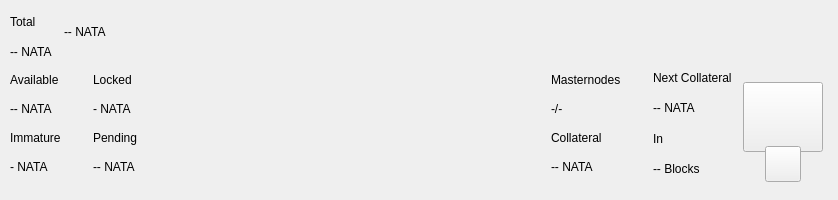
<?xml version="1.0" encoding="UTF-8"?>
<ui version="4.0">
 <class>TopBar</class>
 <widget class="QWidget" name="TopBar">
  <property name="geometry">
   <rect>
    <x>0</x>
    <y>0</y>
    <width>838</width>
    <height>200</height>
   </rect>
  </property>
  <property name="minimumSize">
   <size>
    <width>0</width>
    <height>200</height>
   </size>
  </property>
  <property name="maximumSize">
   <size>
    <width>16777215</width>
    <height>200</height>
   </size>
  </property>
  <property name="windowTitle">
   <string>Form</string>
  </property>
  <layout class="QVBoxLayout" name="verticalLayout_10" stretch="0">
   <property name="spacing">
    <number>0</number>
   </property>
   <property name="leftMargin">
    <number>0</number>
   </property>
   <property name="topMargin">
    <number>0</number>
   </property>
   <property name="rightMargin">
    <number>0</number>
   </property>
   <property name="bottomMargin">
    <number>0</number>
   </property>
   <item>
    <widget class="PFBorderImage" name="containerTop">
     <layout class="QVBoxLayout" name="verticalLayout_11">
      <property name="spacing">
       <number>0</number>
      </property>
      <property name="leftMargin">
       <number>0</number>
      </property>
      <property name="topMargin">
       <number>0</number>
      </property>
      <property name="rightMargin">
       <number>0</number>
      </property>
      <property name="bottomMargin">
       <number>0</number>
      </property>
      <item>
       <widget class="QWidget" name="top_container_2" native="true">
        <property name="minimumSize">
         <size>
          <width>0</width>
          <height>65</height>
         </size>
        </property>
        <layout class="QHBoxLayout" name="top_container">
         <property name="spacing">
          <number>0</number>
         </property>
         <property name="leftMargin">
          <number>10</number>
         </property>
         <property name="topMargin">
          <number>0</number>
         </property>
         <property name="rightMargin">
          <number>10</number>
         </property>
         <property name="bottomMargin">
          <number>0</number>
         </property>
         <item>
          <layout class="QHBoxLayout" name="horizontalLayout_4">
           <property name="spacing">
            <number>12</number>
           </property>
           <property name="rightMargin">
            <number>0</number>
           </property>
           <item>
            <widget class="QWidget" name="widgetAmount" native="true">
             <layout class="QVBoxLayout" name="verticalLayout_2">
              <property name="spacing">
               <number>2</number>
              </property>
              <property name="leftMargin">
               <number>0</number>
              </property>
              <property name="topMargin">
               <number>8</number>
              </property>
              <property name="rightMargin">
               <number>0</number>
              </property>
              <property name="bottomMargin">
               <number>0</number>
              </property>
              <item>
               <widget class="QLabel" name="labelTitle1">
                <property name="text">
                 <string>Total</string>
                </property>
               </widget>
              </item>
              <item>
               <widget class="QLabel" name="labelAmountPiv">
                <property name="text">
                 <string notr="true">-- NATA</string>
                </property>
               </widget>
              </item>
             </layout>
            </widget>
           </item>
           <item alignment="Qt::AlignVCenter">
            <widget class="QWidget" name="widgetTopAmount" native="true">
             <property name="sizePolicy">
              <sizepolicy hsizetype="Preferred" vsizetype="Maximum">
               <horstretch>0</horstretch>
               <verstretch>0</verstretch>
              </sizepolicy>
             </property>
             <layout class="QHBoxLayout" name="horizontalLayout_5">
              <property name="spacing">
               <number>0</number>
              </property>
              <property name="leftMargin">
               <number>0</number>
              </property>
              <property name="topMargin">
               <number>0</number>
              </property>
              <property name="rightMargin">
               <number>0</number>
              </property>
              <property name="bottomMargin">
               <number>0</number>
              </property>
              <item alignment="Qt::AlignTop">
               <widget class="QLabel" name="labelAmountTopPiv">
                <property name="minimumSize">
                 <size>
                  <width>0</width>
                  <height>36</height>
                 </size>
                </property>
                <property name="styleSheet">
                 <string notr="true">padding:0px;margin:0px;</string>
                </property>
                <property name="text">
                 <string notr="true">-- NATA</string>
                </property>
               </widget>
              </item>
             </layout>
            </widget>
           </item>
           <item>
            <spacer name="horizontalSpacer">
             <property name="orientation">
              <enum>Qt::Horizontal</enum>
             </property>
             <property name="sizeHint" stdset="0">
              <size>
               <width>40</width>
               <height>20</height>
              </size>
             </property>
            </spacer>
           </item>
           <item alignment="Qt::AlignRight">
            <widget class="QWidget" name="layoutSync" native="true">
             <property name="minimumSize">
              <size>
               <width>0</width>
               <height>36</height>
              </size>
             </property>
             <property name="maximumSize">
              <size>
               <width>16777215</width>
               <height>36</height>
              </size>
             </property>
             <layout class="QVBoxLayout" name="verticalLayout_9">
              <property name="leftMargin">
               <number>0</number>
              </property>
              <property name="topMargin">
               <number>0</number>
              </property>
              <property name="rightMargin">
               <number>0</number>
              </property>
              <property name="bottomMargin">
               <number>0</number>
              </property>
              <item>
               <widget class="ExpandableButton" name="pushButtonSync" native="true">
                <property name="minimumSize">
                 <size>
                  <width>36</width>
                  <height>36</height>
                 </size>
                </property>
                <property name="maximumSize">
                 <size>
                  <width>16777215</width>
                  <height>36</height>
                 </size>
                </property>
               </widget>
              </item>
             </layout>
            </widget>
           </item>
           <item>
            <widget class="ExpandableButton" name="pushButtonHDUpgrade" native="true">
             <property name="minimumSize">
              <size>
               <width>36</width>
               <height>36</height>
              </size>
             </property>
             <property name="maximumSize">
              <size>
               <width>16777215</width>
               <height>36</height>
              </size>
             </property>
            </widget>
           </item>
           <item>
            <widget class="ExpandableButton" name="pushButtonStack" native="true">
             <property name="minimumSize">
              <size>
               <width>36</width>
               <height>36</height>
              </size>
             </property>
             <property name="maximumSize">
              <size>
               <width>16777215</width>
               <height>36</height>
              </size>
             </property>
            </widget>
           </item>
           <item>
            <widget class="ExpandableButton" name="pushButtonConf" native="true">
             <property name="minimumSize">
              <size>
               <width>36</width>
               <height>36</height>
              </size>
             </property>
             <property name="maximumSize">
              <size>
               <width>16777215</width>
               <height>36</height>
              </size>
             </property>
            </widget>
           </item>
           <item>
            <widget class="ExpandableButton" name="pushButtonMasternodes" native="true">
             <property name="minimumSize">
              <size>
               <width>36</width>
               <height>36</height>
              </size>
             </property>
             <property name="maximumSize">
              <size>
               <width>16777215</width>
               <height>36</height>
              </size>
             </property>
            </widget>
           </item>
           <item>
            <widget class="ExpandableButton" name="pushButtonConsole" native="true">
             <property name="minimumSize">
              <size>
               <width>36</width>
               <height>36</height>
              </size>
             </property>
             <property name="maximumSize">
              <size>
               <width>16777215</width>
               <height>36</height>
              </size>
             </property>
            </widget>
           </item>
           <item>
            <widget class="ExpandableButton" name="pushButtonConnection" native="true">
             <property name="minimumSize">
              <size>
               <width>36</width>
               <height>36</height>
              </size>
             </property>
             <property name="maximumSize">
              <size>
               <width>16777215</width>
               <height>36</height>
              </size>
             </property>
            </widget>
           </item>
           <item>
            <widget class="ExpandableButton" name="pushButtonTor" native="true">
             <property name="minimumSize">
              <size>
               <width>36</width>
               <height>36</height>
              </size>
             </property>
             <property name="maximumSize">
              <size>
               <width>16777215</width>
               <height>36</height>
              </size>
             </property>
            </widget>
           </item>
           <item>
            <widget class="ExpandableButton" name="pushButtonLock" native="true">
             <property name="sizePolicy">
              <sizepolicy hsizetype="Expanding" vsizetype="Expanding">
               <horstretch>0</horstretch>
               <verstretch>0</verstretch>
              </sizepolicy>
             </property>
             <property name="minimumSize">
              <size>
               <width>36</width>
               <height>0</height>
              </size>
             </property>
             <property name="maximumSize">
              <size>
               <width>16777215</width>
               <height>36</height>
              </size>
             </property>
            </widget>
           </item>
           <item>
            <widget class="ExpandableButton" name="pushButtonTheme" native="true">
             <property name="minimumSize">
              <size>
               <width>36</width>
               <height>36</height>
              </size>
             </property>
             <property name="maximumSize">
              <size>
               <width>16777215</width>
               <height>36</height>
              </size>
             </property>
            </widget>
           </item>
          </layout>
         </item>
        </layout>
       </widget>
      </item>
      <item>
       <widget class="QWidget" name="bottom_container" native="true">
        <property name="minimumSize">
         <size>
          <width>0</width>
          <height>135</height>
         </size>
        </property>
        <layout class="QHBoxLayout" name="botton_container">
         <property name="leftMargin">
          <number>10</number>
         </property>
         <property name="topMargin">
          <number>0</number>
         </property>
         <property name="rightMargin">
          <number>10</number>
         </property>
         <property name="bottomMargin">
          <number>10</number>
         </property>
         <item>
          <layout class="QHBoxLayout" name="horizontalLayout_3">
           <property name="spacing">
            <number>0</number>
           </property>
           <property name="bottomMargin">
            <number>9</number>
           </property>
           <item>
            <layout class="QVBoxLayout" name="verticalLayout_7">
             <property name="spacing">
              <number>0</number>
             </property>
             <property name="leftMargin">
              <number>0</number>
             </property>
             <property name="rightMargin">
              <number>0</number>
             </property>
             <item>
              <layout class="QHBoxLayout" name="horizontalLayout_2">
               <property name="spacing">
                <number>0</number>
               </property>
               <item>
                <layout class="QVBoxLayout" name="verticalLayout_6">
                 <item>
                  <widget class="QLabel" name="labelTitle5">
                   <property name="text">
                    <string>Available</string>
                   </property>
                  </widget>
                 </item>
                 <item>
                  <widget class="QLabel" name="labelAvailablePiv">
                   <property name="text">
                    <string>-- NATA</string>
                   </property>
                  </widget>
                 </item>
                 <item>
                  <widget class="QLabel" name="labelTitle4">
                   <property name="text">
                    <string>Immature</string>
                   </property>
                  </widget>
                 </item>
                 <item>
                  <widget class="QLabel" name="labelImmaturePiv">
                   <property name="text">
                    <string notr="true">- NATA</string>
                   </property>
                  </widget>
                 </item>
                </layout>
               </item>
               <item>
                <layout class="QVBoxLayout" name="verticalLayout_8">
                 <property name="leftMargin">
                  <number>32</number>
                 </property>
                 <item>
                  <widget class="QLabel" name="labelTitle6">
                   <property name="text">
                    <string>Locked</string>
                   </property>
                  </widget>
                 </item>
                 <item>
                  <widget class="QLabel" name="labelLockedPiv">
                   <property name="text">
                    <string>- NATA</string>
                   </property>
                  </widget>
                 </item>
                 <item>
                  <widget class="QLabel" name="labelTitle3">
                   <property name="text">
                    <string>Pending</string>
                   </property>
                  </widget>
                 </item>
                 <item>
                  <widget class="QLabel" name="labelPendingPiv">
                   <property name="text">
                    <string notr="true">-- NATA</string>
                   </property>
                  </widget>
                 </item>
                </layout>
               </item>
              </layout>
             </item>
            </layout>
           </item>
          </layout>
         </item>
         <item>
          <spacer name="horizontalSpacer_2">
           <property name="orientation">
            <enum>Qt::Horizontal</enum>
           </property>
           <property name="sizeHint" stdset="0">
            <size>
             <width>40</width>
             <height>20</height>
            </size>
           </property>
          </spacer>
         </item>
         <item>
          <layout class="QHBoxLayout" name="horizontalLayout_6">
           <property name="spacing">
            <number>0</number>
           </property>
           <property name="rightMargin">
            <number>0</number>
           </property>
           <property name="bottomMargin">
            <number>9</number>
           </property>
           <item>
            <layout class="QVBoxLayout" name="verticalLayout_5">
             <item>
              <widget class="QLabel" name="labelMasternodesTitle">
               <property name="text">
                <string>Masternodes</string>
               </property>
              </widget>
             </item>
             <item>
              <widget class="QLabel" name="labelMasternodeCount">
               <property name="text">
                <string>-/-</string>
               </property>
              </widget>
             </item>
             <item>
              <widget class="QLabel" name="labelTitle8">
               <property name="text">
                <string>Collateral</string>
               </property>
              </widget>
             </item>
             <item>
              <widget class="QLabel" name="labelCollateralNata">
               <property name="text">
                <string notr="true">-- NATA</string>
               </property>
              </widget>
             </item>
            </layout>
           </item>
           <item>
            <widget class="QWidget" name="widgetNextCollateral" native="true">
             <layout class="QVBoxLayout" name="verticalLayout_12">
              <property name="leftMargin">
               <number>32</number>
              </property>
              <property name="topMargin">
               <number>0</number>
              </property>
              <property name="rightMargin">
               <number>0</number>
              </property>
              <property name="bottomMargin">
               <number>0</number>
              </property>
              <item>
               <widget class="QLabel" name="labelNextMasternodesTitle">
                <property name="text">
                 <string>Next Collateral</string>
                </property>
               </widget>
              </item>
              <item>
               <widget class="QLabel" name="labelNextCollateralValue">
                <property name="text">
                 <string>-- NATA</string>
                </property>
               </widget>
              </item>
              <item>
               <widget class="QLabel" name="labelTitle9">
                <property name="text">
                 <string>In</string>
                </property>
               </widget>
              </item>
              <item>
               <widget class="QLabel" name="labelNextCollateralBlocks">
                <property name="text">
                 <string notr="true">-- Blocks</string>
                </property>
               </widget>
              </item>
             </layout>
            </widget>
           </item>
          </layout>
         </item>
         <item>
          <widget class="QWidget" name="qrContainer" native="true">
           <property name="sizePolicy">
            <sizepolicy hsizetype="Preferred" vsizetype="Minimum">
             <horstretch>0</horstretch>
             <verstretch>0</verstretch>
            </sizepolicy>
           </property>
           <property name="minimumSize">
            <size>
             <width>90</width>
             <height>110</height>
            </size>
           </property>
           <property name="maximumSize">
            <size>
             <width>90</width>
             <height>110</height>
            </size>
           </property>
           <layout class="QVBoxLayout" name="containerQR">
            <property name="spacing">
             <number>0</number>
            </property>
            <property name="leftMargin">
             <number>5</number>
            </property>
            <property name="topMargin">
             <number>10</number>
            </property>
            <property name="rightMargin">
             <number>5</number>
            </property>
            <property name="bottomMargin">
             <number>0</number>
            </property>
            <item>
             <widget class="QPushButton" name="btnQr">
              <property name="minimumSize">
               <size>
                <width>70</width>
                <height>70</height>
               </size>
              </property>
              <property name="maximumSize">
               <size>
                <width>16777215</width>
                <height>70</height>
               </size>
              </property>
              <property name="focusPolicy">
               <enum>Qt::NoFocus</enum>
              </property>
              <property name="text">
               <string/>
              </property>
              <property name="iconSize">
               <size>
                <width>70</width>
                <height>70</height>
               </size>
              </property>
             </widget>
            </item>
            <item>
             <spacer name="verticalSpacer">
              <property name="orientation">
               <enum>Qt::Vertical</enum>
              </property>
              <property name="sizeType">
               <enum>QSizePolicy::Fixed</enum>
              </property>
              <property name="sizeHint" stdset="0">
               <size>
                <width>20</width>
                <height>20</height>
               </size>
              </property>
             </spacer>
            </item>
            <item alignment="Qt::AlignHCenter|Qt::AlignBottom">
             <widget class="QPushButton" name="pushButtonQR">
              <property name="minimumSize">
               <size>
                <width>36</width>
                <height>36</height>
               </size>
              </property>
              <property name="maximumSize">
               <size>
                <width>36</width>
                <height>36</height>
               </size>
              </property>
              <property name="focusPolicy">
               <enum>Qt::NoFocus</enum>
              </property>
              <property name="text">
               <string/>
              </property>
             </widget>
            </item>
           </layout>
          </widget>
         </item>
        </layout>
       </widget>
      </item>
     </layout>
    </widget>
   </item>
  </layout>
 </widget>
 <customwidgets>
  <customwidget>
   <class>PFBorderImage</class>
   <extends>QFrame</extends>
   <header>qt/natami/pfborderimage.h</header>
   <container>1</container>
  </customwidget>
  <customwidget>
   <class>ExpandableButton</class>
   <extends>QWidget</extends>
   <header>qt/natami/expandablebutton.h</header>
   <container>1</container>
  </customwidget>
 </customwidgets>
 <resources/>
 <connections/>
</ui>
